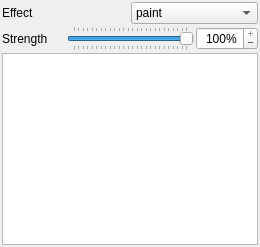
           <widget class="QWidget" name="terrain_blends">
            <attribute name="icon">
             <iconset resource="icons/resourcen.qrc">
              <normaloff>:/icons/terrain.png</normaloff>:/icons/terrain.png</iconset>
            </attribute>
            <attribute name="title">
             <string>Blends</string>
            </attribute>
            <layout class="QGridLayout" name="gridLayout">
             <property name="margin">
              <number>2</number>
             </property>
             <property name="spacing">
              <number>2</number>
             </property>
             <item row="0" column="0" colspan="2">
              <widget class="QLabel" name="label_3">
               <property name="text">
                <string>Effect</string>
               </property>
              </widget>
             </item>
             <item row="0" column="2" colspan="2">
              <widget class="QComboBox" name="blend_effect">
               <item>
                <property name="text">
                 <string>paint</string>
                </property>
               </item>
               <item>
                <property name="text">
                 <string>slope</string>
                </property>
               </item>
               <item>
                <property name="text">
                 <string>inverse slope</string>
                </property>
               </item>
              </widget>
             </item>
             <item row="1" column="0">
              <widget class="QLabel" name="vector_brush_add_label_x_layer">
               <property name="text">
                <string>Strength</string>
               </property>
               <property name="alignment">
                <set>Qt::AlignLeading|Qt::AlignLeft|Qt::AlignVCenter</set>
               </property>
              </widget>
             </item>
             <item row="1" column="1" colspan="2">
              <widget class="QSlider" name="blend_strength_slider">
               <property name="maximum">
                <number>100</number>
               </property>
               <property name="value">
                <number>100</number>
               </property>
               <property name="orientation">
                <enum>Qt::Horizontal</enum>
               </property>
               <property name="tickPosition">
                <enum>QSlider::TicksBothSides</enum>
               </property>
               <property name="tickInterval">
                <number>4</number>
               </property>
              </widget>
             </item>
             <item row="1" column="3">
              <widget class="QSpinBox" name="blend_strength">
               <property name="alignment">
                <set>Qt::AlignRight|Qt::AlignTrailing|Qt::AlignVCenter</set>
               </property>
               <property name="buttonSymbols">
                <enum>QAbstractSpinBox::PlusMinus</enum>
               </property>
               <property name="suffix">
                <string>%</string>
               </property>
               <property name="maximum">
                <number>100</number>
               </property>
               <property name="value">
                <number>100</number>
               </property>
              </widget>
             </item>
             <item row="2" column="0" colspan="4">
              <widget class="QListWidget" name="terrain_layers">
               <property name="isWrapping" stdset="0">
                <bool>true</bool>
               </property>
               <property name="resizeMode">
                <enum>QListView::Adjust</enum>
               </property>
               <property name="viewMode">
                <enum>QListView::IconMode</enum>
               </property>
              </widget>
             </item>
            </layout>
           </widget>
